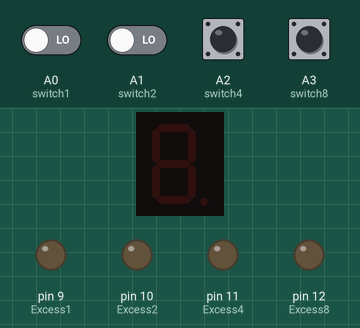
A sketch run on a simulated Arduino Uno, built with avr-gcc and run on an emulated ATmega328P. Parts: 1-digit seven-segment display, output pins drawn as LEDs (lit = HIGH). Wiring (inferred from the names in the program): 1-digit 7-segment display, segments lit when HIGH: segments pin 3, pin 2, pin 4, pin 5, pin 6, pin 7, pin 8. Inputs (shaded band) come from the test bench; at power-on: A0 (switch1), A1 (switch2), A2 (switch4), A3 (switch8) LOW. The segment pins are drawn as the display they are named for; pins used as bus, display or sensor lines are not drawn; what the sketch prints to the serial monitor is not drawn.

Above: at 1.2 s.
1.3 s: A2 (switch4) pulled HIGH for 0.15 s
At 1.39 s:
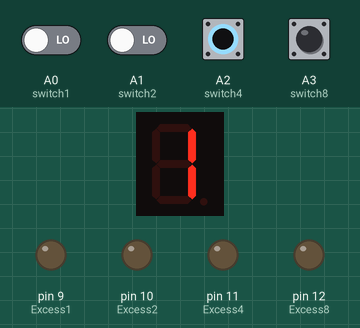
2.9 s: A3 (switch8) pulled HIGH for 0.15 s
At 2.99 s:
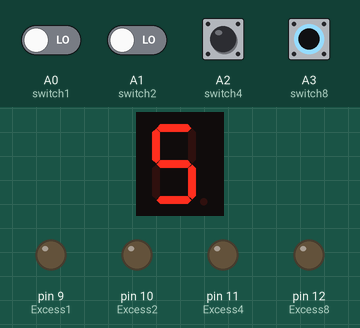
4.5 s: A2 (switch4) pulled HIGH for 1 s
At 5.3 s:
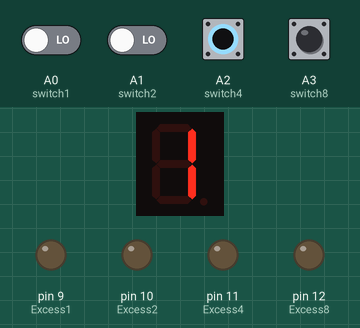
7.0 s: A3 (switch8) pulled HIGH for 1 s
At 7.8 s:
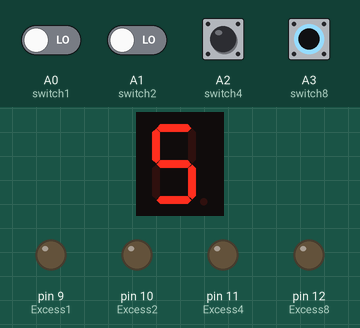
Timing chart, 0 to 7.8 s (numbered marks = the images above; inputs shaded):
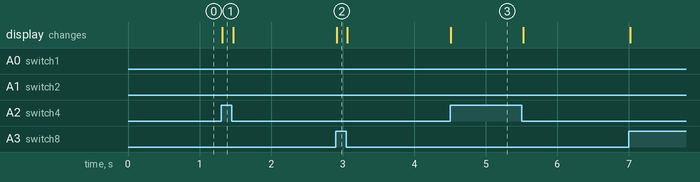

The sketch:

excess3BinarytoDecimal.ino
```cpp
int switch1 = A0;
int switch2 = A1;
int switch4 = A2;
int switch8 = A3;

int a = 3;
int b = 2;
int c = 4;
int d = 5;
int e = 6;
int f = 7;
int g = 8;

const int Excess1 = 9;
const int Excess2 = 10;
const int Excess4 = 11;
const int Excess8 = 12;


void setup() {

pinMode (Excess1, OUTPUT);
pinMode (Excess2, OUTPUT);
pinMode (Excess4, OUTPUT);
pinMode (Excess8, OUTPUT);

pinMode (a, OUTPUT);
pinMode (b, OUTPUT);
pinMode (c, OUTPUT);
pinMode (d, OUTPUT);
pinMode (e, OUTPUT);
pinMode (f, OUTPUT);
pinMode (g, OUTPUT);

pinMode (switch1, INPUT);
pinMode (switch2, INPUT);
pinMode (switch4, INPUT);
pinMode (switch8, INPUT);
Serial.begin(9600);

}


void ledClear() {
    digitalWrite(Excess1, LOW);
    digitalWrite(Excess2, LOW);
    digitalWrite(Excess4, LOW);
    digitalWrite(Excess8, LOW);

}

void loop() {
  int state1 = digitalRead(switch1);
  int state2 = digitalRead(switch2);
  int state3 = digitalRead(switch4);
  int state4 = digitalRead(switch8);
  Serial.println(state1);
  Serial.println(state2);
  Serial.println(state3);
  Serial.println(state4);
//0
if(state4 == HIGH & state2 ==HIGH & state1 == HIGH){
  digitalWrite(a, HIGH);
  digitalWrite(b, HIGH);
  digitalWrite(c, HIGH);
  digitalWrite(d, HIGH);
  digitalWrite(e, HIGH);
  digitalWrite(f, HIGH);
  digitalWrite(g, HIGH);
//1
}else if(state3 ==HIGH & state2 == HIGH & state1 == HIGH){
  digitalWrite(a, LOW);
  digitalWrite(b, HIGH);
  digitalWrite(c, HIGH);
  digitalWrite(d, LOW);
  digitalWrite(e, LOW);
  digitalWrite(f, HIGH);
  digitalWrite(g, HIGH);
//2
}else if(state4 ==HIGH & state3 == HIGH){
  digitalWrite(a, HIGH);
  digitalWrite(b, HIGH);
  digitalWrite(c, HIGH);
  digitalWrite(d, HIGH);
  digitalWrite(e, LOW);
  digitalWrite(f, HIGH);
  digitalWrite(g, HIGH);
//3
}else if(state4 ==HIGH & state2 == HIGH){
  digitalWrite(a, HIGH);
  digitalWrite(b, HIGH);
  digitalWrite(c, HIGH);
  digitalWrite(d, LOW);
  digitalWrite(e, LOW);
  digitalWrite(f, LOW);
  digitalWrite(g, LOW);
//4
}else if(state4 ==HIGH & state1 == HIGH){
  digitalWrite(a, HIGH);
  digitalWrite(b, LOW);
  digitalWrite(c, HIGH);
  digitalWrite(d, HIGH);
  digitalWrite(e, HIGH);
  digitalWrite(f, HIGH);
  digitalWrite(g, HIGH);
//5
}else if(state3 ==HIGH & state2 == HIGH){
  digitalWrite(a, HIGH);
  digitalWrite(b, HIGH);
  digitalWrite(c, HIGH);
  digitalWrite(d, HIGH);
  digitalWrite(e, LOW);
  digitalWrite(f, LOW);
  digitalWrite(g, HIGH);
//6
}else if(state3 ==HIGH & state1 == HIGH){
  digitalWrite(a, HIGH);
  digitalWrite(b, HIGH);
  digitalWrite(c, LOW);
  digitalWrite(d, HIGH);
  digitalWrite(e, HIGH);
  digitalWrite(f, LOW);
  digitalWrite(g, HIGH);
//7
}else if(state2 == HIGH & state1 == HIGH){
  digitalWrite(a, HIGH);
  digitalWrite(b, HIGH);
  digitalWrite(c, HIGH);
  digitalWrite(d, HIGH);
  digitalWrite(e, HIGH);
  digitalWrite(f, HIGH);
  digitalWrite(g, LOW);
//8
}else if(state3 ==HIGH){
  digitalWrite(a, LOW);
  digitalWrite(b, HIGH);
  digitalWrite(c, HIGH);
  digitalWrite(d, LOW);
  digitalWrite(e, LOW);
  digitalWrite(f, LOW);
  digitalWrite(g, LOW);
//9
}else if(state4 ==HIGH){
  digitalWrite(a, HIGH);
  digitalWrite(b, LOW);
  digitalWrite(c, HIGH);
  digitalWrite(d, HIGH);
  digitalWrite(e, LOW);
  digitalWrite(f, HIGH);
  digitalWrite(g, HIGH);
//10
}else {
  digitalWrite(a, LOW);
  digitalWrite(b, LOW);
  digitalWrite(c, LOW);
  digitalWrite(d, LOW);
  digitalWrite(e, LOW);
  digitalWrite(f, LOW);
  digitalWrite(g, LOW);
}

//excess 3 output
//0
  if(state4 == 0 & state3 == 0 & state2 == 0 & state1 == 0){
    digitalWrite(Excess1, LOW);
    digitalWrite(Excess2, LOW);
    digitalWrite(Excess4, LOW);
    digitalWrite(Excess8, LOW);
    ledClear();
//1
  }else if (state4 == 0 & state3 == 0 & state2 == 0 & state1 == 1){
    digitalWrite(Excess1, HIGH);
    digitalWrite(Excess2, LOW);
    digitalWrite(Excess4, LOW);
    digitalWrite(Excess8, LOW);
    ledClear();
//2
  }else if (state4 == 0 & state3 == 0 & state2 == 1 & state1 == 0){
    digitalWrite(Excess1, LOW);
    digitalWrite(Excess2, HIGH);
    digitalWrite(Excess4, LOW);
    digitalWrite(Excess8, LOW);
    ledClear();
//3
  }else if (state4 == 0 & state3 == 0 & state2 == 1 & state1 == 1){
    digitalWrite(Excess1, HIGH);
    digitalWrite(Excess2, HIGH);
    digitalWrite(Excess4, LOW);
    digitalWrite(Excess8, LOW);
    ledClear();
//4
  }else if (state4 == 0 & state3 == 1 & state2 == 0 & state1 == 0){
    digitalWrite(Excess1, LOW);
    digitalWrite(Excess2, LOW);
    digitalWrite(Excess4, HIGH);
    digitalWrite(Excess8, LOW);
    ledClear();
//5
  }else if (state4 == 0 & state3 == 1 & state2 == 0 & state1 == 1){
    digitalWrite(Excess1, HIGH);
    digitalWrite(Excess2, LOW);
    digitalWrite(Excess4, HIGH);
    digitalWrite(Excess8, LOW);
    ledClear();
//6
  }else if (state4 == 0 & state3 == 1 & state2 == 1 & state1 == 0){
    digitalWrite(Excess1, LOW);
    digitalWrite(Excess2, HIGH);
    digitalWrite(Excess4, HIGH);
    digitalWrite(Excess8, LOW);
    ledClear();
//7
  }else if (state4 == 0 & state3 == 1 & state2 == 1 & state1 == 1){
    digitalWrite(Excess1, HIGH);
    digitalWrite(Excess2, HIGH);
    digitalWrite(Excess4, HIGH);
    digitalWrite(Excess8, LOW);
    ledClear();
//8
  }else if (state4 == 1 & state3 == 0 & state2 == 0 & state1 == 0){
    digitalWrite(Excess1, LOW);
    digitalWrite(Excess2, LOW);
    digitalWrite(Excess4, LOW);
    digitalWrite(Excess8, HIGH);
    ledClear();
//9
  }else if (state4 == 1 & state3 == 0 & state2 == 0 & state1 == 1){
    digitalWrite(Excess1, HIGH);
    digitalWrite(Excess2, LOW);
    digitalWrite(Excess4, LOW);
    digitalWrite(Excess8, HIGH);
    ledClear();
  }

}
```

Measured:
- after the input at 1.3 s, the display: changes at once (image 1)
- after the input at 2.9 s, the display: changes at once (image 2)
- after the input at 4.5 s, the display: changes at once (image 3)
